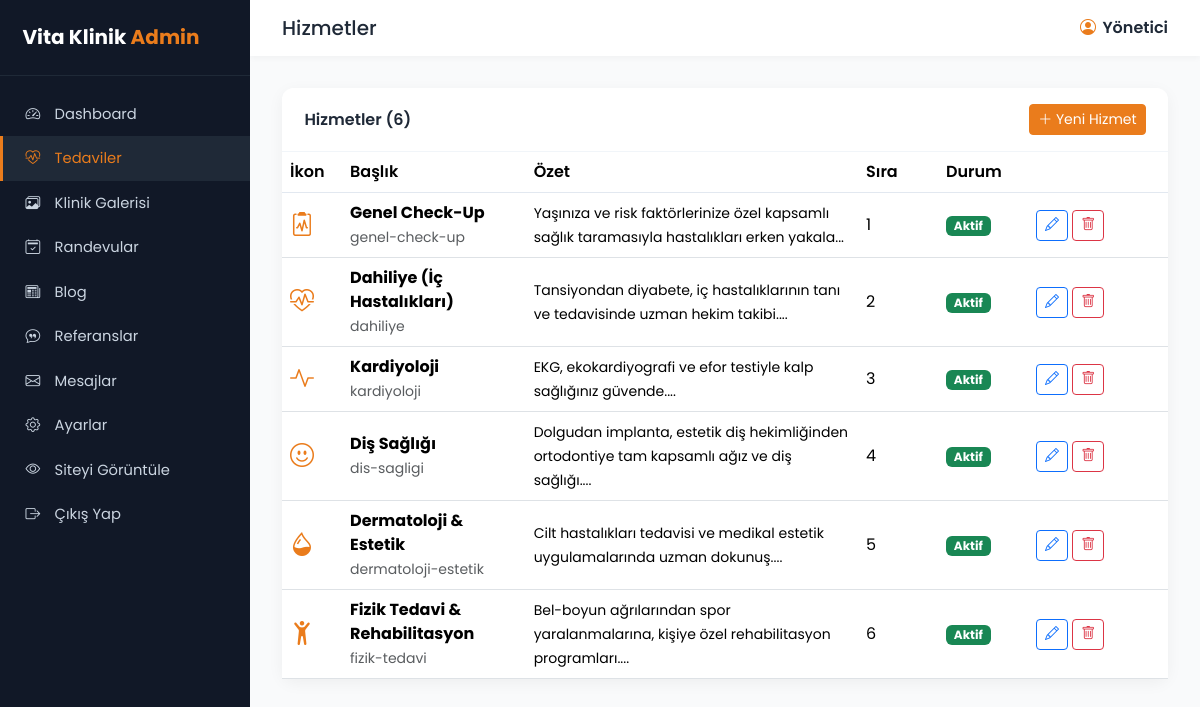
/admin/hizmetler.php (signed in), run on the app's committed database.
### tables this page shows
CREATE TABLE `hizmetler` (
  `id` INT AUTO_INCREMENT PRIMARY KEY,
  `baslik` VARCHAR(150) NOT NULL,
  `slug` VARCHAR(180),
  `ozet` TEXT,
  `icerik` LONGTEXT,
  `ikon` VARCHAR(60) DEFAULT 'bi-heart-pulse',
  `gorsel` VARCHAR(255),
  `sira` INT DEFAULT 0,
  `durum` TINYINT DEFAULT 1,
  `created_at` TIMESTAMP DEFAULT CURRENT_TIMESTAMP
);

### inc/helpers.php (called while the page is built, shortened)
<?php
function e($s) { return htmlspecialchars($s ?? '', ENT_QUOTES, 'UTF-8'); }

### admin/hizmetler.php (the view, shortened to what this page needs)
<?php
require_once __DIR__ . '/inc/header.php';
$liste = $db->query("SELECT * FROM hizmetler ORDER BY sira ASC, id DESC")->fetchAll();
?>
<div class="card">
  <div class="card-header d-flex justify-content-between align-items-center">
    Hizmetler (<?= count($liste) ?>)
    <a href="hizmet-form.php" class="btn btn-sm btn-primary"><i class="bi bi-plus-lg"></i> Yeni Hizmet</a>
  </div>
  <div class="table-responsive">
    <table class="table table-hover align-middle mb-0">
      <thead><tr><th width="60">İkon</th><th>Başlık</th><th>Özet</th><th width="80">Sıra</th><th width="90">Durum</th><th width="140"></th></tr></thead>
      <tbody>
      <?php foreach($liste as $h): ?>
        <tr>
          <td><i class="bi <?= e($h['ikon']) ?>" style="font-size:1.5rem;color:#ea7c1c"></i></td>
          <td><strong><?= e($h['baslik']) ?></strong><br><small class="text-muted"><?= e($h['slug']) ?></small></td>
          <td><small><?= e(mb_substr($h['ozet'],0,90)) ?>...</small></td>
          <td><?= (int)$h['sira'] ?></td>
          <td><?= $h['durum']?'<span class="badge bg-success">Aktif</span>':'<span class="badge bg-secondary">Pasif</span>' ?></td>
          <td>
            <a href="hizmet-form.php?id=<?= $h['id'] ?>" class="btn btn-sm btn-outline-primary"><i class="bi bi-pencil"></i></a>
            <a href="hizmet-sil.php?id=<?= $h['id'] ?>" class="btn btn-sm btn-outline-danger" onclick="return confirm('Silinsin mi?')"><i class="bi bi-trash"></i></a>
          </td>
        </tr>
      <?php endforeach; ?>
      </tbody>
    </table>
  </div>
</div>
<?php require_once __DIR__ . '/inc/footer.php'; ?>

### admin/inc/header.php (style rules this page uses)
:root { --primary:#ea7c1c;--primary-dark:#c66514;--dark:#1f2937;--sidebar:#111827;--light:#f9fafb }
body { font-family:'Poppins',sans-serif;background:var(--light);margin:0 }
.card { border:none;box-shadow:0 4px 16px rgba(0,0,0,.05);border-radius:12px }
.card-header { background:#fff;border-bottom:1px solid #f1f5f9;padding:1rem 1.4rem;font-weight:600;color:var(--dark);border-radius:12px 12px 0 0!important }
.btn-primary { background:var(--primary);border-color:var(--primary) }
table thead th { background:#f8fafc;color:var(--dark);font-weight:600;border-bottom:2px solid #e2e8f0 }

### data on the page
hizmetler: baslik "Genel Check-Up", slug "genel-check-up", ozet "Yaşınıza ve risk faktörlerinize özel kapsamlı sağlık taramasıyla hastalıkları erken yakala", sira "1", durum "Aktif"
hizmetler: baslik "Dahiliye (İç Hastalıkları)", slug "dahiliye", ozet "Tansiyondan diyabete, iç hastalıklarının tanı ve tedavisinde uzman hekim takibi.", sira "2", durum "Aktif"
hizmetler: baslik "Kardiyoloji", slug "kardiyoloji", ozet "EKG, ekokardiyografi ve efor testiyle kalp sağlığınız güvende.", sira "3", durum "Aktif"
hizmetler: baslik "Diş Sağlığı", slug "dis-sagligi", ozet "Dolgudan implanta, estetik diş hekimliğinden ortodontiye tam kapsamlı ağız ve diş sağlığı.", sira "4", durum "Aktif"
hizmetler: baslik "Dermatoloji & Estetik", slug "dermatoloji-estetik", ozet "Cilt hastalıkları tedavisi ve medikal estetik uygulamalarında uzman dokunuş.", sira "5", durum "Aktif"
hizmetler: baslik "Fizik Tedavi & Rehabilitasyon", slug "fizik-tedavi", ozet "Bel-boyun ağrılarından spor yaralanmalarına, kişiye özel rehabilitasyon programları.", sira "6", durum "Aktif"

### other printed values
ayar('site_adi') "Vita Klinik"
$it[1] "Dashboard"
$it[1] "Tedaviler"
$it[1] "Klinik Galerisi"
$it[1] "Randevular"
$it[1] "Blog"
$it[1] "Referanslar"
$it[1] "Mesajlar"
$it[1] "Ayarlar"
$adminTitle "Hizmetler"
$adminAd "Yönetici"
count($liste) "6"
